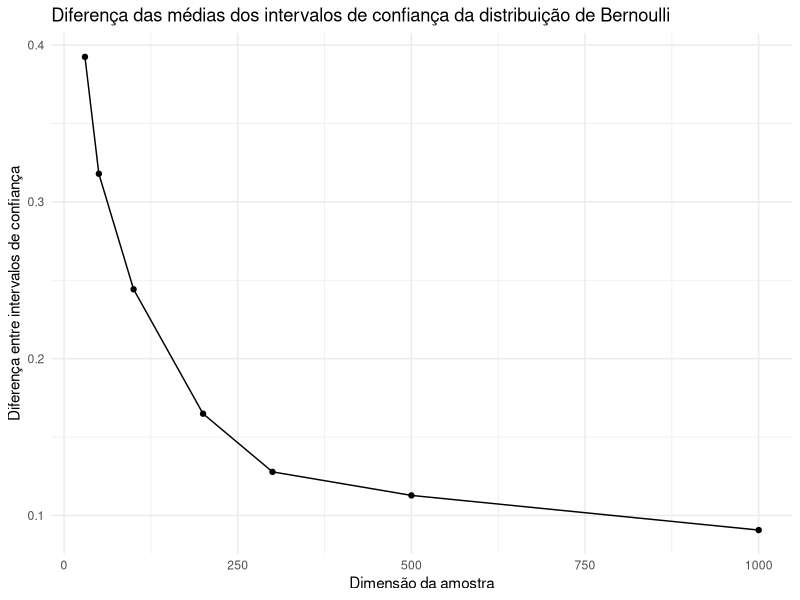

The R script that drew this image:
library(ggplot2)

set.seed(1532)

n_values <- c(30, 50, 100, 200, 300, 500, 1000)
k <- 2500
gamma <- 0.98
prob <- 0.3

calculate_ci_length_method1 <- function(n, z) {
  a <- 1
  b <- -2 * prob
  c <- prob^2 - z^2 * (prob * (1 - prob)) / n
  discriminant <- b^2 - 4 * a * c
  p1 <- (-b + sqrt(discriminant)) / (2 * a)
  p2 <- (-b - sqrt(discriminant)) / (2 * a)
  ci_length <- abs(p1 - p2)
  return(ci_length)
}

calculate_ci_length_method2 <- function(x_bar, n) {
  ci_length <- (x_bar - prob) / sqrt((x_bar * (1 - x_bar)) / n)
  return(ci_length)
}

diff_means <- sapply(n_values, function(n) {
  z <- qnorm((1 + gamma)/2)
  samples <- matrix(rbinom(k * n, size = 1, prob = prob), nrow = k)
  x_bars <- colMeans(samples)
  ci_lengths_method1 <- calculate_ci_length_method1(n, z)
  ci_lengths_method2 <- calculate_ci_length_method2(x_bars, n)
  mean_diff <- mean(ci_lengths_method1 - ci_lengths_method2)
  return(mean_diff)
})

data <- data.frame(n = n_values, diff_means = diff_means)

ggplot(data, aes(x = n, y = diff_means)) +
  geom_line() +
  geom_point() +
  labs(x = "Dimensão da amostra", y = "Diferença entre intervalos de confiança") +
  ggtitle("Diferença das médias dos intervalos de confiança da distribuição de Bernoulli") +
  theme_minimal()